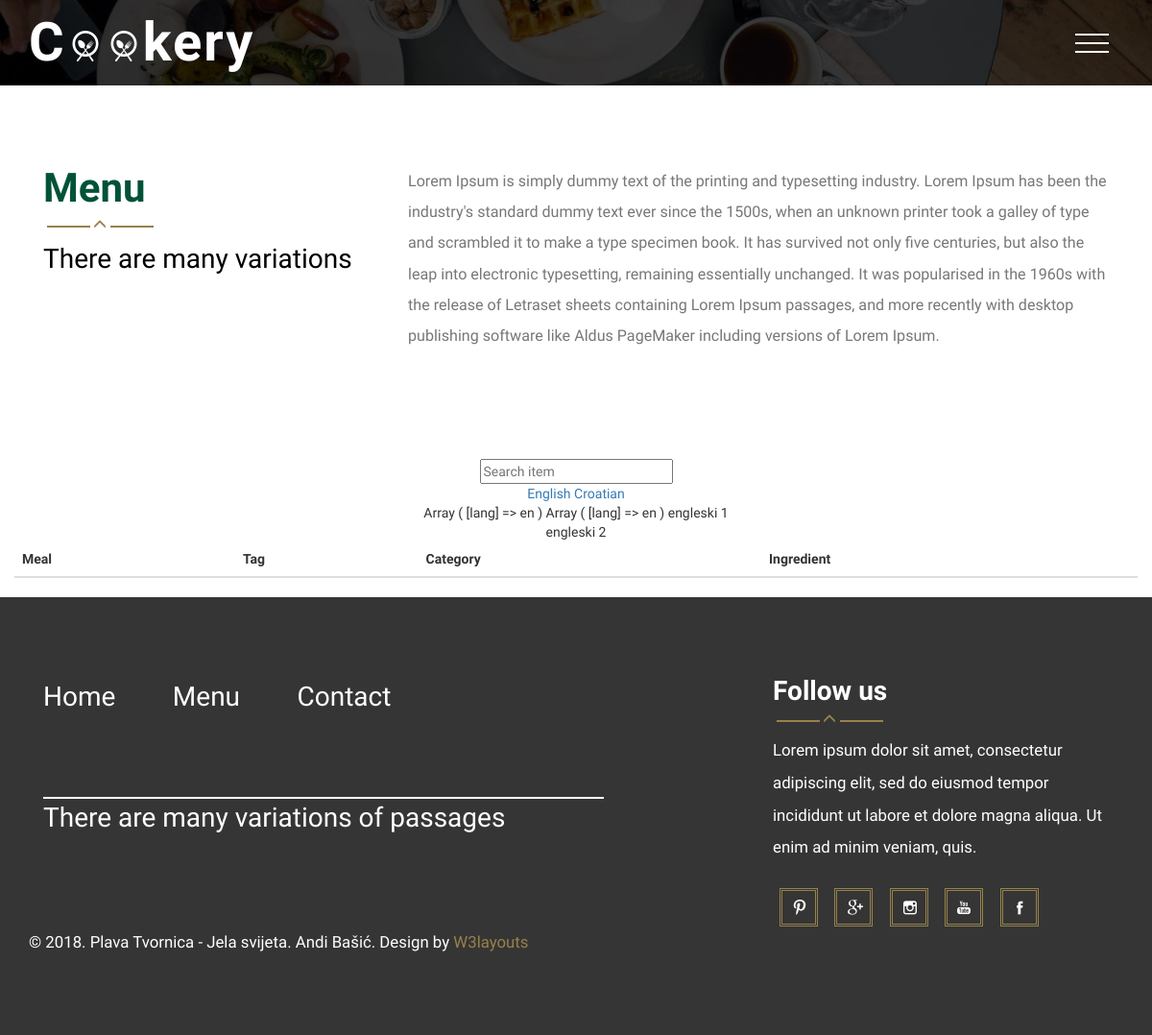
Page /menu.php?lang=en on the earlier database version.
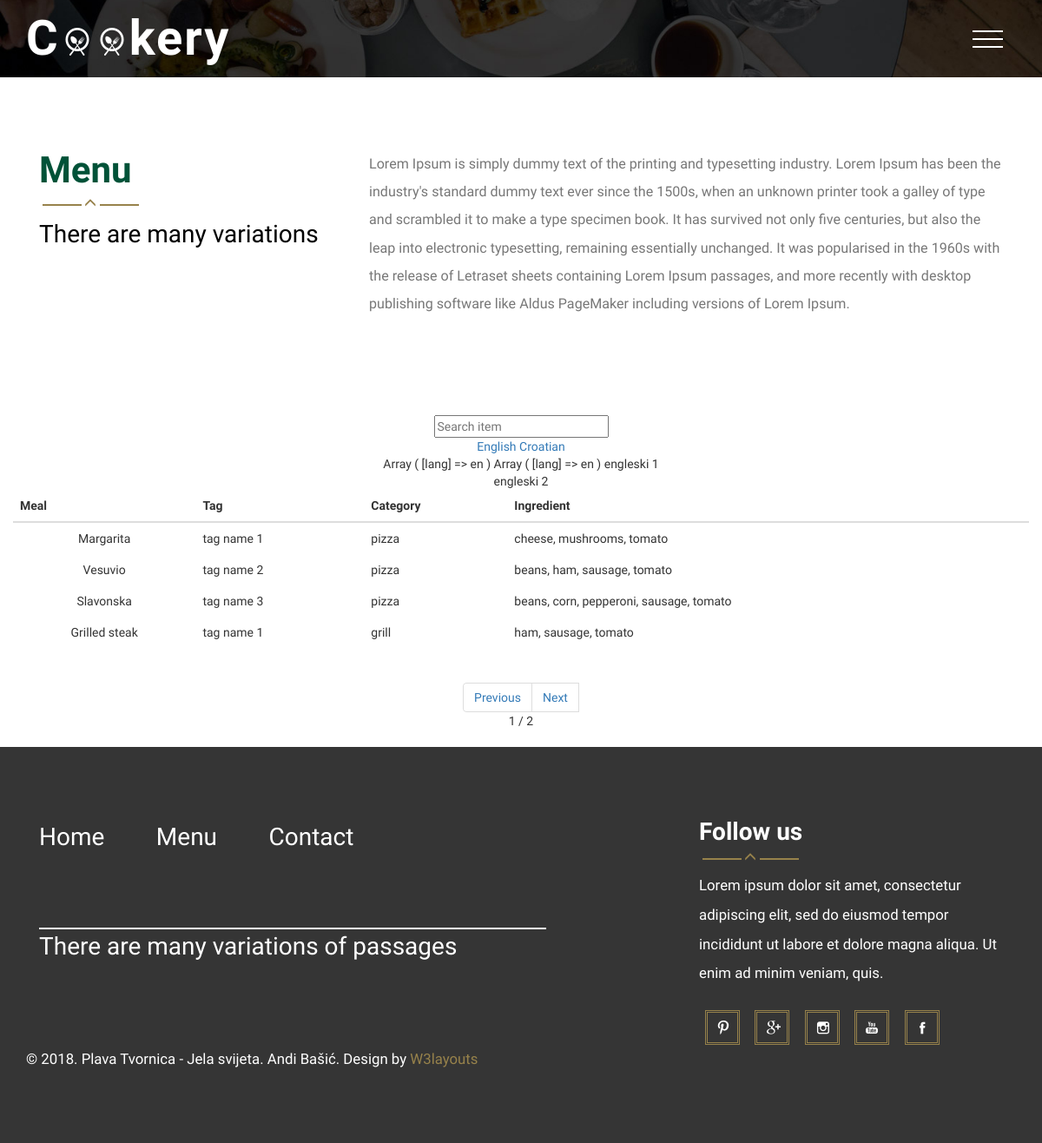
Same page on the later database version.
### tables this page shows
create table jelo(
sifra int not null primary key auto_increment,
nazivJelo varchar(50) not null,
nazivJelo_en varchar(50) not null,
opis varchar(50),
cijena int,
tag int not null,
kategorija int null

);

create table tag(
sifra int not null primary key auto_increment,
nazivTag varchar(50) not null,
nazivTag_en varchar(50) not null,
slug varchar(50) not null

);

create table kategorija(
sifra int not null primary key auto_increment,
nazivKategorija varchar(50) not null,
nazivKategorija_en varchar(50) not null,
slug varchar(50) not null

);

### lang/en.php (called while the page is built)
<?php
$lang=array(
	'hello' => 'Hello',
	'home' => 'Home',
	'menu' => 'Menu',
	'contact' => 'Contact',
	'hello1' => 'Hello And Welcome To Jela Svijeta',
	'about' => 'About',
	'variation' => 'There are many variations',
	'food' => 'Food',
	'follow' => 'Follow us',
	'variation1' => 'There are many variations of passages',
	'design' => 'Design by',
	'previous' => 'Previous',
	'next' => 'Next',
	'term' => 'Search item',
	'meal' => 'Meal',
	'tag' => 'Tag',
	'category' => 'Category',
	'ingredient' => 'Ingredient'
);
?>

### menu.php (the view, shortened to what this page needs)
<?php include_once 'konfiguracija.php';
$per_page = isset($_GET["per_page"]) ? $_GET["per_page"] : 4;
$page = isset($_GET["page"]) ? $_GET["page"] : 1;
?>
<!DOCTYPE html>
<html>
<head>
  <?php include_once 'include/head.php'; ?>
</head>
<body>
  <?php include_once 'include/menu-menu.php'; ?>
  <?php include_once 'include/content-menu.php'; ?>
  <section class="head index-part-1">
    <div class="wow">
      <div class="container">
        <div class="row">
         <div class="font-1 helmet text-center">
           <form method="get">
            <input type="text" name="uvjet"
            placeholder="<?php echo $lang['term'];?>"
            value="<?php echo isset($_GET["uvjet"]) ? $_GET["uvjet"] : "" ?>" />
          </form>
          <ul>
           <a href="?lang=en">English</a>
           <a href="?lang=hr">Croatian</a>
         </ul>
         <?php
         $uvjet = "%" . (isset($_GET["uvjet"]) ? $_GET["uvjet"] : "") . "%";
         print_r($_GET);
         print_r($_SESSION);
         switch($_SESSION['lang']){
          case "en":
          $izraz1 = $veza->prepare("
            select
            count(DISTINCT a.sifra)
            from jelo a
            inner join tag b on a.tag=b.sifra
            inner join kategorija c on a.kategorija=c.sifra
            inner join jelo_sastojak d on a.sifra=d.jelo
            inner join sastojak e on d.sastojak=e.sifra
            where concat(a.nazivJelo_en,b.nazivTag_en,c.nazivKategorija_en,e.nazivSastojak_en) like :uvjet");
          echo ("engleski 1");
          $izraz1->execute(array("uvjet"=>$uvjet));
          $ukupnoRedova = $izraz1->fetchColumn();
          $ukupnoStranica = ceil($ukupnoRedova/$per_page);
          break;
        }
        ?>
        <div class="table-responsive">
          <table class="table">
            <thead>
              <tr>
                <th><?php echo $lang['meal'];?></th>
                <th><?php echo $lang['tag'];?></th>
                <th><?php echo $lang['category'];?></th>
                <th><?php echo $lang['ingredient'];?></th>
              </tr>
            </thead>
            <tbody>
              <?php
              switch($_SESSION['lang']){
                case "en":
                $izraz1 = $veza->prepare("
                  select
                  a.sifra,
                  a.nazivJelo_en as nazivJelo,
                  a.opis,
                  a.cijena,
                  b.nazivTag_en as nazivTag,
                  c.nazivKategorija_en as nazivKategorija,
                  GROUP_CONCAT(DISTINCT e.nazivSastojak_en SEPARATOR ', ') as nazivSastojak
                  from jelo a
                  inner join tag b on a.tag=b.sifra
                  inner join kategorija c on a.kategorija=c.sifra
                  inner join jelo_sastojak d on a.sifra=d.jelo
                  inner join sastojak e on d.sastojak=e.sifra
                  where concat(a.nazivJelo_en,b.nazivTag_en,c.nazivKategorija_en,e.nazivSastojak_en) like :uvjet
                  group by a.sifra, a.nazivJelo_en order by 1 limit :page, :per_page
                  ");
                $izraz1->bindValue("page", $page * $per_page -  $per_page , PDO::PARAM_INT);
                $izraz1->bindValue("per_page", $per_page, PDO::PARAM_INT);
                $izraz1->bindParam("uvjet", $uvjet);
                $izraz1->execute();
                $rezultati = $izraz1->fetchAll(PDO::FETCH_OBJ);
                break;
              }
              ?>
              <?php
              foreach ($rezultati as $red):
               ?>
               <tr>
                <td><?php echo $red->nazivJelo; ?></td>
                <td><?php echo $red->nazivTag; ?></td>
                <td><?php echo $red->nazivKategorija; ?></td>
                <td><?php echo $red->nazivSastojak; ?></td>
              </tr>
            <?php endforeach; ?>
          </tbody>
        </table>
        <?php
        if($ukupnoRedova>$per_page){
          include 'paginacija.php';
        }
        ?>
      </div>
    </div>
  </div>
</div>
</div>
</section>
<?php include_once 'include/footer.php'; ?>
</body>
</html>

### include/head.php (shortened to what this page needs)
<link href="css/bootstrap.css" rel="stylesheet" type="text/css" media="all" />
<link href="css/style.css" rel="stylesheet" type="text/css" media="all" />
<link href="css/styles.css" rel="stylesheet">
	<link rel="stylesheet" type="text/css" href="css/component.css" />
<link href="css/animate.min.css" rel="stylesheet">

### include/menu-menu.php (shortened to what this page needs)
<div class="header head">
	<div class="container">
		<div class="logo animated wow pulse" data-wow-duration="1000ms" data-wow-delay="500ms">
			<h1><a href="index.php"><span>C</span><img src="images/oo.png" alt=""><img src="images/oo.png" alt="">kery</a></h1>
		</div>
		<div class="nav-icon">
			<a href="#" class="navicon"></a>
		</div>
	<div class="clearfix"></div>
	</div></div>

### include/content-menu.php
<div class="menu">
	<div class="container">
		<div class="menu-top">
			<div class="col-md-4 menu-left animated wow fadeInLeft" data-wow-duration="1000ms" data-wow-delay="500ms">
				<h3><?php echo $lang['menu'];?></h3>
				<label><i class="glyphicon glyphicon-menu-up"></i></label>
				<span><?php echo $lang['variation'];?></span>
			</div>
			<div class="col-md-8 menu-right animated wow fadeInRight" data-wow-duration="1000ms" data-wow-delay="500ms">
				<p>Lorem Ipsum is simply dummy text of the printing and typesetting industry. Lorem Ipsum has been the industry's standard dummy text ever since the 1500s, when an unknown printer took a galley of type and scrambled it to make a type specimen book. It has survived not only five centuries, but also the leap into electronic typesetting, remaining essentially unchanged. It was popularised in the 1960s with the release of Letraset sheets containing Lorem Ipsum passages, and more recently with desktop publishing software like Aldus PageMaker including versions of Lorem Ipsum.</p>
			</div>
			<div class="clearfix"> </div>
		</div>
	</div>
</div>

### include/footer.php
<div class="footer">
		<div class="container">
			<div class="footer-head">
				<div class="col-md-8 footer-top animated wow fadeInRight" data-wow-duration="1000ms" data-wow-delay="500ms">
					<ul class=" in">
						<li><a href="index.php"><?php echo $lang['home'];?></a></li>
						<li><a  href="menu.php"><?php echo $lang['menu'];?></a></li>
						<li><a  href="contact.php"><?php echo $lang['contact'];?></a></li>
					</ul>
						<span><?php echo $lang['variation1'];?></span>
				</div>
				<div class="col-md-4 footer-bottom  animated wow fadeInLeft" data-wow-duration="1000ms" data-wow-delay="500ms">
					<h2><?php echo $lang['follow'];?></h2>
					<label><i class="glyphicon glyphicon-menu-up"></i></label>
					<p>Lorem ipsum dolor sit amet, consectetur adipiscing elit, sed do eiusmod tempor incididunt ut labore et dolore magna aliqua. Ut enim ad minim veniam, quis.</p>
					<ul class="social-ic">
						<li><a href="#"><i></i></a></li>
						<li><a href="#"><i class="ic"></i></a></li>
						<li><a href="#"><i class="ic1"></i></a></li>
						<li><a href="#"><i class="ic2"></i></a></li>
						<li><a href="#"><i class="ic3"></i></a></li>
					</ul>
				</div>
			<div class="clearfix"> </div>
			</div>
			<p class="footer-class animated wow bounce" data-wow-duration="1000ms" data-wow-delay="500ms">&copy; 2018. Plava Tvornica - Jela svijeta. Andi Bašić. <?php echo $lang['design'];?> <a href="http://w3layouts.com/" target="_blank">W3layouts</a> </p>
		</div>
	</div>

### paginacija.php (shortened to what this page needs)
<ul class="pagination text-center">
  <li class="pagination-previous"><a href="?per_page=<?php echo $per_page;?>&page=<?php echo $page - 1; ?>&uvjet=<?php echo isset($_GET["uvjet"]) ? $_GET["uvjet"] : "" ?>"><?php echo $lang['previous'];?></a></li>
  <li class="pagination-next"><a href="?per_page=<?php echo $per_page;?>&page=<?php echo $page + 1; ?>&uvjet=<?php echo isset($_GET["uvjet"]) ? $_GET["uvjet"] : "" ?>"><?php echo $lang['next'];?></a></li><br>
     <li><?php echo $page ?> / <?php echo $ukupnoStranica; ?></li>
</ul>

### css/style.css (style rules this page uses)
body { background:#fff; font-family: 'Open Sans Condensed', sans-serif; }
body a { transition: 0.5s all; -webkit-transition: 0.5s all; -o-transition: 0.5s all; -moz-transition: 0.5s all; -ms-transition: 0.5s all; }
ul { padding: 0; margin: 0; }
h1,h2,h3,h4,h5,h6,label,p { margin:0; }
.logo { float:left; }
.logo h1 { font-family: 'Raleway', sans-serif; font-size: 4em; font-weight: 700; letter-spacing: 2px; }
.logo a { color: #fff; text-decoration:none; }
.logo a img { margin: 0px 4px; }
.nav-icon { float: right; margin-top: 1.5em; }
.header { background:url(../images/2.jpg) no-repeat left; width:100%; background-size:cover; min-height:750px; display:block; padding-top: 1em; }
.head { min-height:89px; }
.footer { background-color: #353535; padding: 6em 0; }
ul.in li { display:inline-block; }
ul.in li a { color: #FFFFFF; font-size: 2em; text-decoration: none; padding: 0 2em 0 0; display: block; }
.footer-top span { font-size: 2em; color: #fff; font-family: 'Raleway', sans-serif; border-top: 2px solid #fff; width: 80%; display: block; margin: 3em 0; }
p.footer-class { font-size: 1.2em; color: #fff; }
p.footer-class a { text-decoration:none; color:#97824B; }
.footer-bottom h2 { font-size: 2em; color: #fff; font-family: 'Raleway', sans-serif; font-weight: 700; line-height: 1em; }
.footer-bottom p { font-size:1.2em; color:#fff; margin-bottom: 1.5em; line-height:2em; }
.footer-bottom label { display: block; margin: 0.4em 0; }
.footer-bottom label:before, .footer-bottom label:after { width: 45px; height: 2px; display: inline-block; vertical-align: middle; content: ""; margin: 0 1%; background-color: #97824b; }
.footer-bottom i { font-size: 1em; color: #97824b; }
.social-ic li { display:inline-block; }
.social-ic li a i { width: 40px; height: 40px; display: block; background: url(../images/img-sprite.png)no-repeat 0px 2px; margin: 0 0.5em; transition: 0.5s all; -webkit-transition: 0.5s all; -o-transition: 0.5s all; -moz-transition: 0.5s all; -ms-transition: 0.5s all; border:3px double #97824b; }
.social-ic li a i.ic { background: url(../images/img-sprite.png)no-repeat -75px 2px; }
.social-ic li a i.ic1 { background: url(../images/img-sprite.png)no-repeat -145px 2px; }
.social-ic li a i.ic2 { background: url(../images/img-sprite.png)no-repeat -229px 2px; }
.social-ic li a i.ic3 { background: url(../images/img-sprite.png)no-repeat -305px 2px; }
.menu-top { padding: 0em 0 2em; }
.menu-left h3 { font-size:3em; color: #005238; font-family: 'Raleway', sans-serif; font-weight:700; }
.menu-left span { font-size:2em; color:#000; }
.menu-right p { font-size:1.15em; color:#777; line-height: 2em; }
.menu-left label { display: block; margin: 0.4em 0; }
.menu-left label:before,.menu-left label:after { width: 45px; height: 2px; display: inline-block; vertical-align: middle; content: ""; margin: 0 1%; background-color: #97824b; }
.menu-left i { font-size:1em; color:#97824b; }
.menu { padding: 6em 0; }
.table > thead > tr > th, .table > tbody > tr > th, .table > tfoot > tr > th, .table > thead > tr > td, .table > tbody > tr > td, .table > tfoot > tr > td { padding: 8px; line-height: 1.42857143; vertical-align: top; border-top: none; }

### css/styles.css (style rules this page uses)
body { background:#fff; font-family: 'Open Sans Condensed', sans-serif; }
.navicon { background: transparent; position: relative; height: 30px; display: inline-block; z-index: 99; -webkit-transition: linear 0.5s all; transition: linear 0.5s all; width:50px; }
.navicon:before, .navicon:after { background: #fff; -webkit-backface-visibility: hidden; backface-visibility: hidden; content: ""; height: 2px; left: 0; -webkit-transition: 0.8s ease; transition: 0.8s ease; width: 35px; }
.navicon:before { box-shadow: #fff 0 9px 0 0; position: absolute; top: 0; }
.navicon:after { position: absolute; top: 18px; }

### menu.php (style rules this page uses)
table tbody tr td:nth-child(2), table tbody tr td:nth-child(3), table tbody tr td:nth-child(4) { text-align: left; }

Differences in the rows shown:
now on this page (row edited): jelo: nazivJelo_en "Margarita", tag.nazivTag_en "tag name 1", kategorija.nazivKategorija_en "pizza", nazivSastojak "cheese, mushrooms, tomato"
now on this page (row edited): jelo: nazivJelo_en "Vesuvio", tag.nazivTag_en "tag name 2", kategorija.nazivKategorija_en "pizza", nazivSastojak "beans, ham, sausage, tomato"
now on this page (row edited): jelo: nazivJelo_en "Slavonska", tag.nazivTag_en "tag name 3", kategorija.nazivKategorija_en "pizza", nazivSastojak "beans, corn, pepperoni, sausage, tomato"
now on this page (row edited): jelo: nazivJelo_en "Grilled steak", tag.nazivTag_en "tag name 1", kategorija.nazivKategorija_en "grill", nazivSastojak "ham, sausage, tomato"
Other differences:
$lang['previous']: (not shown) → "Previous"
$lang['next']: (not shown) → "Next"
$page: (not shown) → "1"
$ukupnoStranica: (not shown) → "2"
